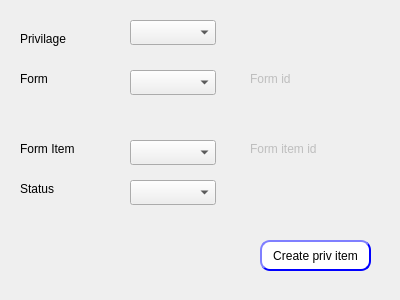
<?xml version="1.0" encoding="UTF-8"?>
<ui version="4.0">
 <class>Dialog</class>
 <widget class="QDialog" name="Dialog">
  <property name="geometry">
   <rect>
    <x>0</x>
    <y>0</y>
    <width>400</width>
    <height>300</height>
   </rect>
  </property>
  <property name="windowTitle">
   <string>Priv</string>
  </property>
  <widget class="QComboBox" name="CMB_formItem">
   <property name="geometry">
    <rect>
     <x>130</x>
     <y>140</y>
     <width>86</width>
     <height>25</height>
    </rect>
   </property>
  </widget>
  <widget class="QLabel" name="label_3">
   <property name="geometry">
    <rect>
     <x>20</x>
     <y>140</y>
     <width>81</width>
     <height>17</height>
    </rect>
   </property>
   <property name="text">
    <string>Form Item</string>
   </property>
  </widget>
  <widget class="QLabel" name="label_2">
   <property name="geometry">
    <rect>
     <x>20</x>
     <y>70</y>
     <width>67</width>
     <height>17</height>
    </rect>
   </property>
   <property name="text">
    <string>Form</string>
   </property>
  </widget>
  <widget class="QPushButton" name="BTN_createPrivItem">
   <property name="geometry">
    <rect>
     <x>260</x>
     <y>240</y>
     <width>111</width>
     <height>31</height>
    </rect>
   </property>
   <property name="styleSheet">
    <string notr="true">QPushButton{
                                        background-color: white;
                                        border-style: outset;
                                        border-width: 2px;
                                        border-radius: 10px;
                                        border-color: blue;
                                        min-width: 6em;
                                        }
                                        QPushButton:hover {
                                        background: qradialgradient(
                                        cx: 0.3, cy: -0.4, fx: 0.3, fy: -0.4,
                                        radius: 1.35, stop: 0 #fff, stop: 1 #bbb
                                        );
                                        }
                                        QPushButton:pressed {
                                        border-style: inset;
                                        background: qradialgradient(
                                        cx: 0.4, cy: -0.1, fx: 0.4, fy: -0.1,
                                        radius: 1.35, stop: 0 #fff, stop: 1 #ddd
                                        );
                                        }
                                    </string>
   </property>
   <property name="text">
    <string>Create priv item</string>
   </property>
  </widget>
  <widget class="QComboBox" name="CMB_priv">
   <property name="geometry">
    <rect>
     <x>130</x>
     <y>20</y>
     <width>86</width>
     <height>25</height>
    </rect>
   </property>
  </widget>
  <widget class="QLabel" name="User">
   <property name="geometry">
    <rect>
     <x>20</x>
     <y>30</y>
     <width>67</width>
     <height>17</height>
    </rect>
   </property>
   <property name="text">
    <string>Privilage</string>
   </property>
  </widget>
  <widget class="QLabel" name="LB_formId">
   <property name="enabled">
    <bool>false</bool>
   </property>
   <property name="geometry">
    <rect>
     <x>250</x>
     <y>70</y>
     <width>141</width>
     <height>17</height>
    </rect>
   </property>
   <property name="frameShape">
    <enum>QFrame::NoFrame</enum>
   </property>
   <property name="text">
    <string>Form id</string>
   </property>
  </widget>
  <widget class="QComboBox" name="CMB_form">
   <property name="geometry">
    <rect>
     <x>130</x>
     <y>70</y>
     <width>86</width>
     <height>25</height>
    </rect>
   </property>
  </widget>
  <widget class="QComboBox" name="CMB_status">
   <property name="geometry">
    <rect>
     <x>130</x>
     <y>180</y>
     <width>86</width>
     <height>25</height>
    </rect>
   </property>
  </widget>
  <widget class="QLabel" name="label_4">
   <property name="geometry">
    <rect>
     <x>20</x>
     <y>180</y>
     <width>81</width>
     <height>17</height>
    </rect>
   </property>
   <property name="text">
    <string>Status</string>
   </property>
  </widget>
  <widget class="QLabel" name="LB_formItemId">
   <property name="enabled">
    <bool>false</bool>
   </property>
   <property name="geometry">
    <rect>
     <x>250</x>
     <y>140</y>
     <width>141</width>
     <height>17</height>
    </rect>
   </property>
   <property name="frameShape">
    <enum>QFrame::NoFrame</enum>
   </property>
   <property name="text">
    <string>Form item id</string>
   </property>
  </widget>
 </widget>
 <resources/>
 <connections/>
</ui>
